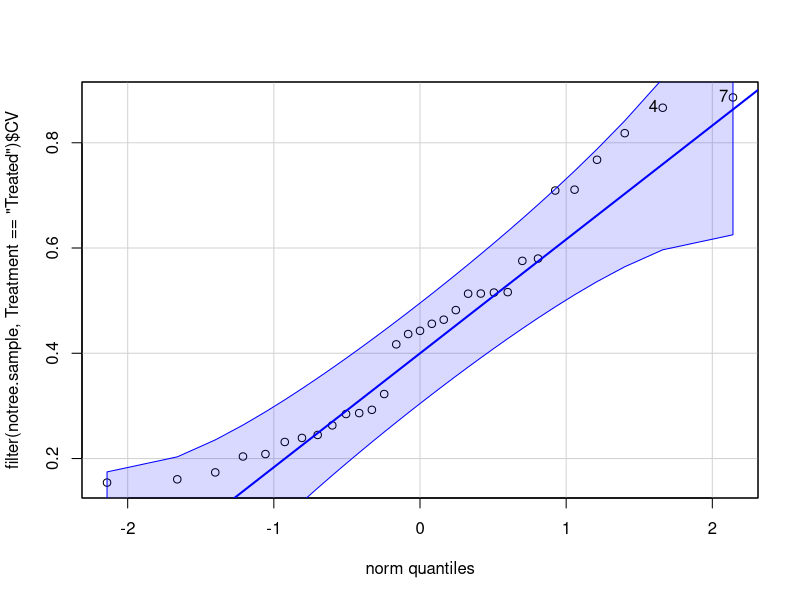
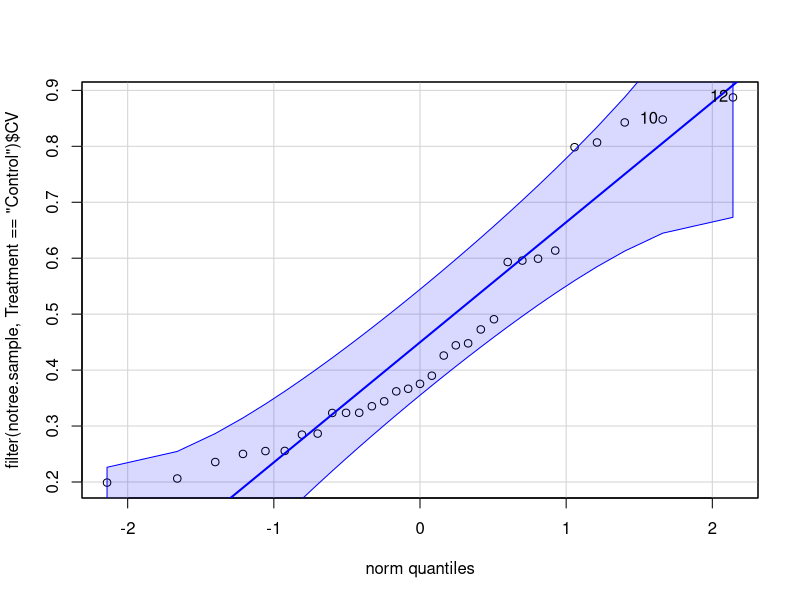
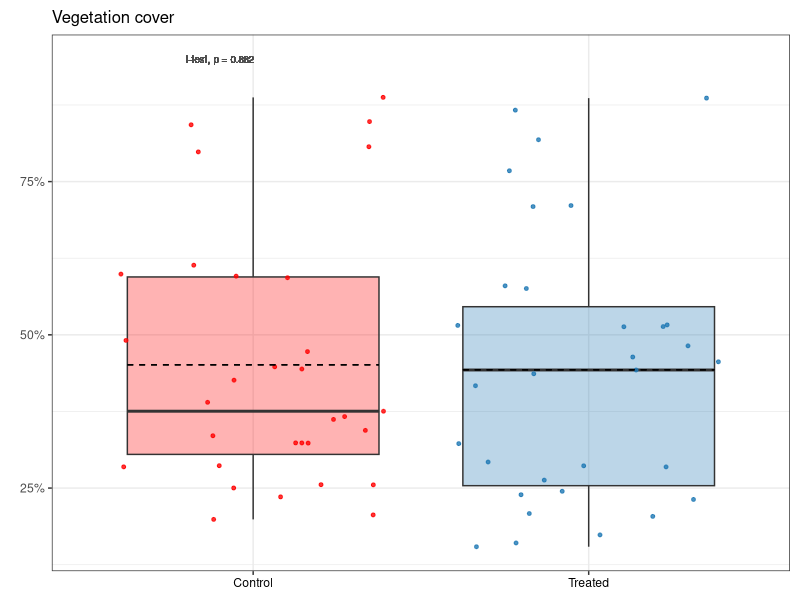
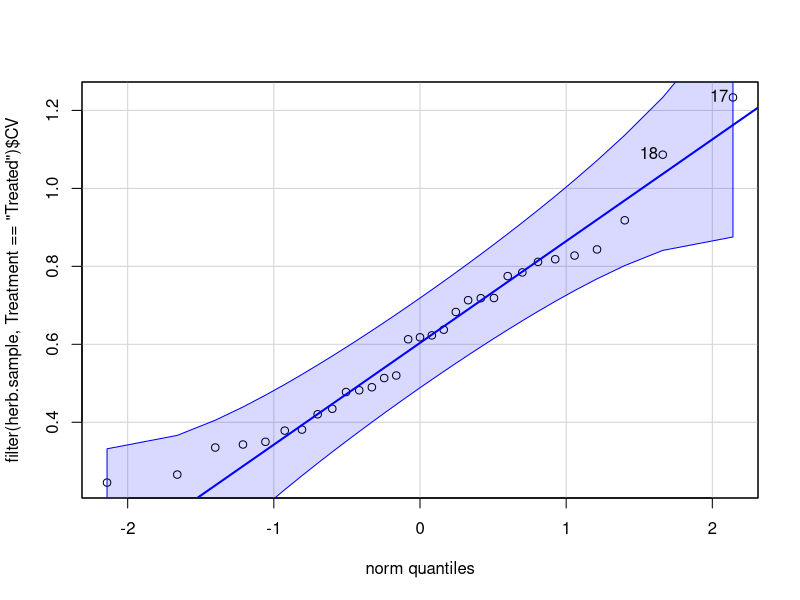
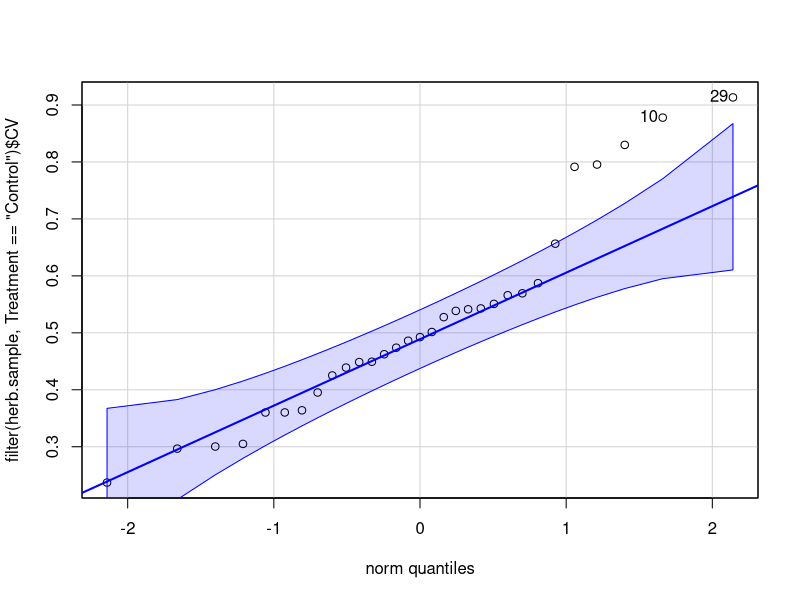
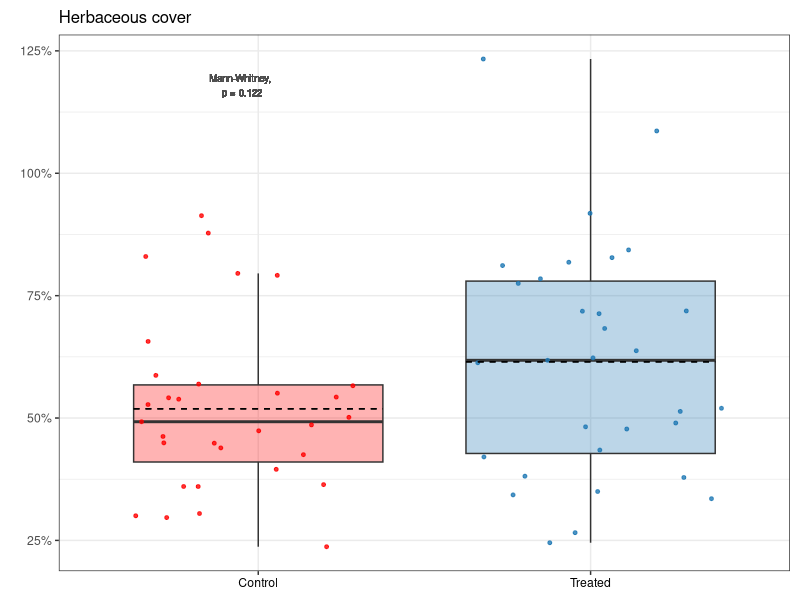
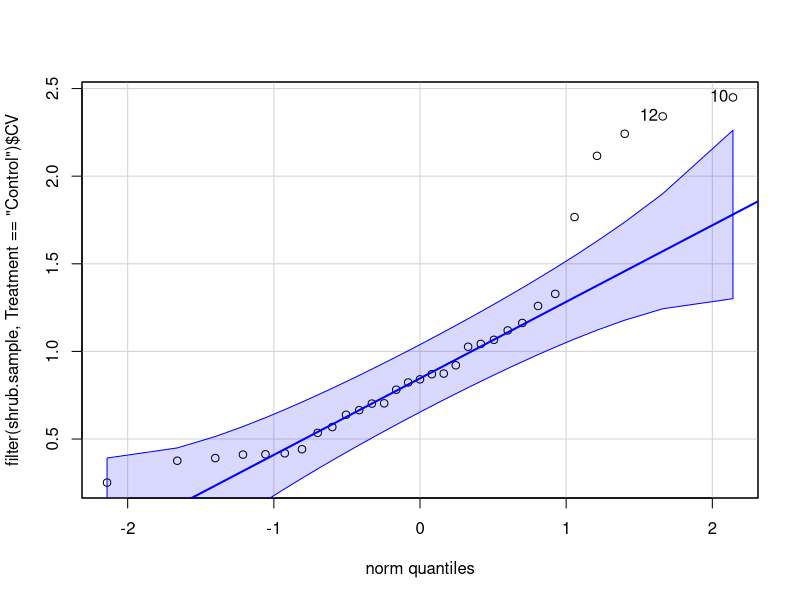
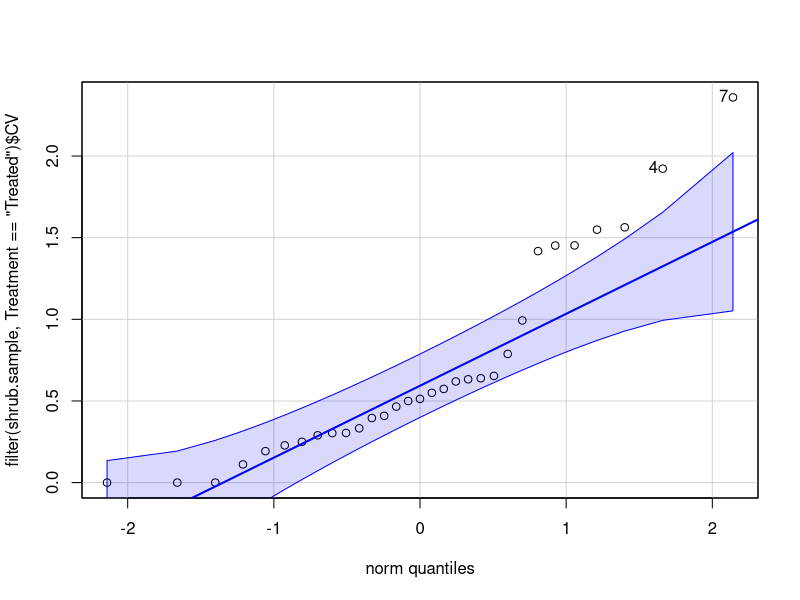

Generate these figures, in order, with R: (Note: this script raises an error after producing the figures.)
# Purpose: Create veg CV figures for publication, and code for published R Markdown.
#   Main figures: combined notree, herb, shrub
#   Supp figures: combined richness & Shannon
#   Code: calculate CV, t-test/Mann-Whitney, plot

# Will use Mann-Whitney rather than log transformation for ease of interpretation.
# Am including distribution and qq-plots here, but will not in R Markdown.

# Created: 2023-08-28
# Last updated: 2023-11-28

library(tidyverse)
library(car) # version 3.1-2
library(scales)
library(ggpubr)

# Load data ---------------------------------------------------------------

notree.all <- read_csv("data/publish/Herb-and-shrub-cover_2012-2021.csv")
herb.all <- read_csv("data/publish/Herb-cover_2012-2021.csv") 
shrub.all <- read_csv("data/publish/Shrub-cover_2012-2021.csv")
per.div <- read_csv("data/publish/Perennial-plant-diversity_2012-2021.csv")


# Notree cover ------------------------------------------------------------

# Find CV for each sample over time
notree.sample <- notree.all |> 
  group_by(Sample, Treatment) |> 
  summarise(CV = sd(Cover) / mean(Cover),
            .groups = "keep")

# Explore distribution
qqPlot(filter(notree.sample, Treatment == "Treated")$CV) # normal
qqPlot(filter(notree.sample, Treatment == "Control")$CV) # normal

# Compare means
t.test(filter(notree.sample, Treatment == "Treated")$CV,
       filter(notree.sample, Treatment == "Control")$CV) # NS, p = 0.882

# Plot
notree.plot.cv <- notree.sample |> 
  ggplot(aes(x = Treatment, y = CV)) +
  geom_boxplot(alpha = 0.3,
               outlier.shape = NA,
               aes(fill = Treatment)) +
  geom_jitter(size = 1,
              alpha = 0.8,
              aes(color = Treatment)) +
  scale_color_manual(values = c("red", "#1F78B4")) +
  scale_fill_manual(values = c("red", "#1F78B4")) +
  labs(title = "Vegetation cover",
       x = NULL,
       y = NULL) +
  theme_bw() +
  theme(legend.position = "none") +
  scale_y_continuous(labels = percent) +
  theme(axis.text.x = element_text(color = "black")) +
  geom_text(aes(x = 0.9, y = 0.95, label = "t-test, p = 0.882"),
            color = "gray30",
            size = 2.5) +
  theme(plot.margin = margin(0.1, 0.1, 0.1, 0.2, "in")) +
  stat_summary(fun = mean, geom = "errorbar", aes(ymax = after_stat(y), ymin = after_stat(y)),
               width = 0.75, linetype = "dashed") +
  theme(plot.title = element_text(size = 12))
notree.plot.cv



# Herb cover --------------------------------------------------------------

# Find CV for each sample over time
herb.sample <- herb.all |> 
  group_by(Sample, Treatment) |> 
  summarise(CV = sd(Cover) / mean(Cover),
            .groups = "keep")

# Explore distribution
qqPlot(filter(herb.sample, Treatment == "Treated")$CV) # normal
qqPlot(filter(herb.sample, Treatment == "Control")$CV) # not quite normal?

# Compare means
wilcox.test(filter(herb.sample, Treatment == "Treated")$CV,
            filter(herb.sample, Treatment == "Control")$CV) # NS, p = 0.148

# Plot
herb.plot.cv <- herb.sample |> 
  ggplot(aes(x = Treatment, y = CV)) +
  geom_boxplot(alpha = 0.3,
               outlier.shape = NA,
               aes(fill = Treatment)) +
  geom_jitter(size = 1,
              alpha = 0.8,
              aes(color = Treatment)) +
  scale_color_manual(values = c("red", "#1F78B4")) +
  scale_fill_manual(values = c("red", "#1F78B4")) +
  labs(title = "Herbaceous cover",
       x = NULL, 
       y = NULL) +
  theme_bw() +
  theme(legend.position = "none") +
  scale_y_continuous(labels = percent)  +
  theme(axis.text.x = element_text(color = "black")) +
  geom_text(aes(x = 0.95, y = 1.18, label = "Mann-Whitney, \np = 0.122"),
            color = "gray30",
            size = 2.5) +
  theme(plot.margin = margin(0.1, 0.1, 0.1, 0.2, "in")) +
  stat_summary(fun = mean, geom = "errorbar", aes(ymax = after_stat(y), ymin = after_stat(y)),
               width = 0.75, linetype = "dashed") +
  theme(plot.title = element_text(size = 12))
herb.plot.cv


# Shrub cover -------------------------------------------------------------

# Find CV for each sample over time
shrub.sample <- shrub.all |> 
  group_by(Sample, Treatment) |> 
  summarise(CV = sd(Cover) / mean(Cover),
            .groups = "keep") # NaNs produced because some have 0 cover and can't divide by 0

# Replace NaNs with 0
shrub.sample[1, 3] <- 0
shrub.sample[5, 3] <- 0
shrub.sample[8, 3] <- 0

# Explore distribution
qqPlot(filter(shrub.sample, Treatment == "Control")$CV) # not normal
qqPlot(filter(shrub.sample, Treatment == "Treated")$CV) # not normal

# Compare means
wilcox.test(filter(shrub.sample, Treatment == "Treated")$CV,
            filter(shrub.sample, Treatment == "Control")$CV,
            exact = FALSE) # p = 0.01429


# Plot
letters.shrub <- data.frame(x = c(1, 2),
                            y = c(2.5, 2.5),
                            label = c("a", "b"))

shrub.plot.cv <- shrub.sample |> 
  ggplot(aes(x = Treatment, y = CV)) +
  geom_boxplot(alpha = 0.3,
               outlier.shape = NA,
               aes(fill = Treatment)) +
  geom_jitter(size = 1,
              alpha = 0.8,
              aes(color = Treatment)) +
  scale_color_manual(values = c("red", "#1F78B4")) +
  scale_fill_manual(values = c("red", "#1F78B4")) +
  labs(title = "Shrub cover",
       x = NULL,
       y = "Coefficient of variation") +
  theme_bw() +
  theme(legend.position = "none") +
  scale_y_continuous(labels = percent)  +
  theme(axis.text.x = element_text(color = "black")) +
  geom_text(aes(x = 0.95, y = 2.75, label = "Mann-Whitney, \np = 0.014"),
            color = "gray30",
            size = 2.5) +
  geom_text(data = letters.shrub,
            aes(x = x, y = y, label = label),
            color = "black") +
  theme(plot.margin = margin(0.1, 0, 0.1, 0.1, "in")) +
  stat_summary(fun = mean, geom = "errorbar", aes(ymax = after_stat(y), ymin = after_stat(y)),
               width = 0.75, linetype = "dashed") +
  theme(plot.title = element_text(size = 12))
shrub.plot.cv


# Combine notree, herb, shrub ---------------------------------------------

# Initial submission
tiff("figures/2023-09_publish-figures/Fig3_CV_shrub-herb-notree.tiff", units = "in", height = 4, width = 7, res = 1000)
ggarrange(shrub.plot.cv, herb.plot.cv, notree.plot.cv,
          ncol = 3, nrow = 1,
          labels = c("(A)", "(B)", "(C)")) 

dev.off()

# Revision 1
tiff("figures/2023-12_publish-figures/Fig4_CV_shrub-herb-notree.tiff", units = "in", height = 4, width = 7, res = 1000)
ggarrange(shrub.plot.cv, herb.plot.cv, notree.plot.cv,
          ncol = 3, nrow = 1,
          labels = c("(A)", "(B)", "(C)")) 

dev.off()


# Richness ----------------------------------------------------------------

# Find CV for each sample over time
rich.sample <- per.div |> 
  group_by(Sample, Treatment) |> 
  summarise(CV = sd(rich) / mean(rich),
            .groups = "keep")

# Explore distribution
qqPlot(filter(rich.sample, Treatment == "Treated")$CV) # not quite normal
qqPlot(filter(rich.sample, Treatment == "Control")$CV) # normal

# Compare means
wilcox.test(filter(rich.sample, Treatment == "Treated")$CV,
            filter(rich.sample, Treatment == "Control")$CV) # NS, p = 0.093

# Plot
rich.plot.cv <- rich.sample |> 
  ggplot(aes(x = Treatment, y = CV)) +
  geom_boxplot(alpha = 0.3,
               outlier.shape = NA,
               aes(fill = Treatment)) +
  geom_jitter(size = 1,
              alpha = 0.8,
              aes(color = Treatment)) +
  scale_color_manual(values = c("red", "#1F78B4")) +
  scale_fill_manual(values = c("red", "#1F78B4")) +
  labs(title = "Perennial plant species \nrichness",
       x = NULL,
       y = "Coefficient of variation") +
  theme_bw() +
  theme(legend.position = "none") +
  scale_y_continuous(labels = percent) +
  theme(axis.text.x = element_text(color = "black")) +
  geom_text(aes(x = 0.95, y = 0.65, label = "Mann-Whitney, \np = 0.062"),
            color = "gray30",
            size = 2.5) +
  theme(plot.margin = margin(0.1, 0.1, 0.1, 0.1, "in")) +
  stat_summary(fun = mean, geom = "errorbar", aes(ymax = after_stat(y), ymin = after_stat(y)),
               width = 0.75, linetype = "dashed") +
  theme(plot.title = element_text(size = 12))
rich.plot.cv


# Shannon -----------------------------------------------------------------

# Find CV for each sample over time
shan.sample <- per.div |> 
  group_by(Sample, Treatment) |> 
  summarise(CV = sd(shan) / mean(shan),
            .groups = "keep")

# Explore distribution
qqPlot(filter(shan.sample, Treatment == "Treated")$CV) # normal
qqPlot(filter(shan.sample, Treatment == "Control")$CV) # almost normal

# Compare
t.test(filter(shan.sample, Treatment == "Treated")$CV,
       filter(shan.sample, Treatment == "Control")$CV) # NS, p = 0.075

# Plot
shan.plot.cv <- shan.sample |> 
  ggplot(aes(x = Treatment, y = CV)) +
  geom_boxplot(alpha = 0.3,
               outlier.shape = NA,
               aes(fill = Treatment)) +
  geom_jitter(size = 1,
              alpha = 0.8,
              aes(color = Treatment)) +
  scale_color_manual(values = c("red", "#1F78B4")) +
  scale_fill_manual(values = c("red", "#1F78B4")) +
  labs(title = "Perennial plant diversity",
       x = NULL,
       y = NULL) +
  theme_bw() +
  theme(legend.position = "none") +
  scale_y_continuous(labels = percent) +
  theme(axis.text.x = element_text(color = "black")) +
  geom_text(aes(x = 0.95, y = 0.83, label = "t-test, p = 0.075"),
            color = "gray30",
            size = 2.5) +
  theme(plot.margin = margin(0.1, 0.1, 0.1, 0.15, "in")) +
  stat_summary(fun = mean, geom = "errorbar", aes(ymax = after_stat(y), ymin = after_stat(y)),
               width = 0.75, linetype = "dashed") +
  theme(plot.title = element_text(size = 12))
shan.plot.cv



# Combine richness & Shannon ----------------------------------------------

# Supplemental figure
# Initial submission
tiff("figures/2023-09_publish-figures/FigS5_CV_rich-shan.tiff", units = "in", height = 4, width = 5.5, res = 300)
ggarrange(rich.plot.cv, shan.plot.cv,
          ncol = 2, nrow = 1,
          labels = c("(A)", "(B)")) 

dev.off()

# Revision 1
tiff("figures/2023-12_publish-figures/FigS4_CV_rich-shan.tiff", units = "in", height = 4, width = 5.5, res = 300)
ggarrange(rich.plot.cv, shan.plot.cv,
          ncol = 2, nrow = 1,
          labels = c("(A)", "(B)")) 

dev.off()



save.image("RData/Publish_CV.RData")
